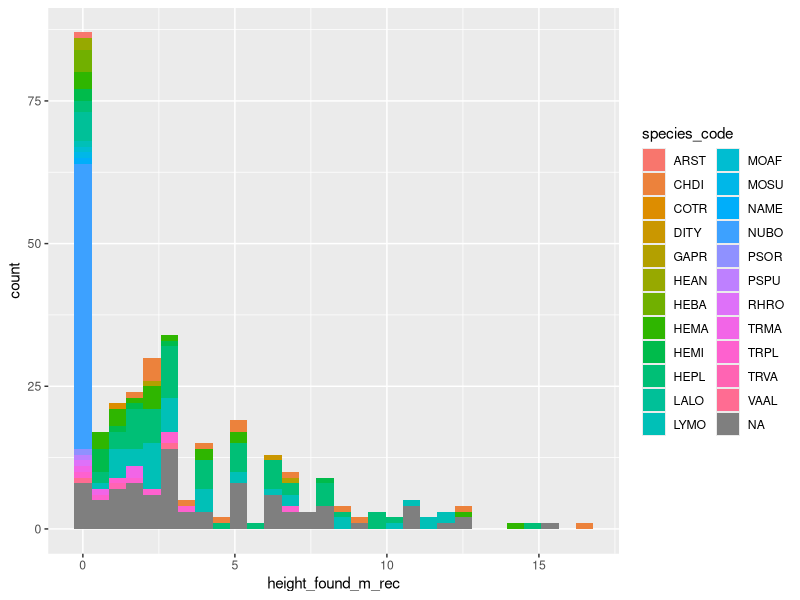
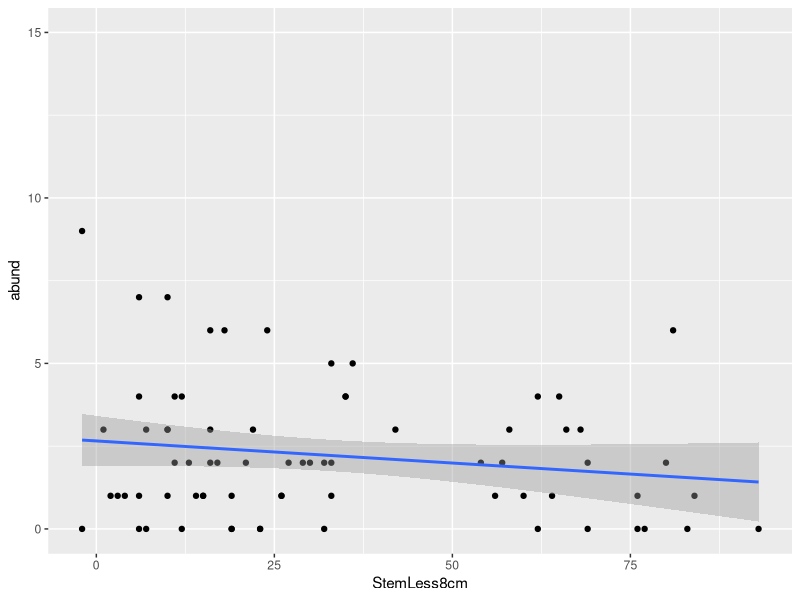
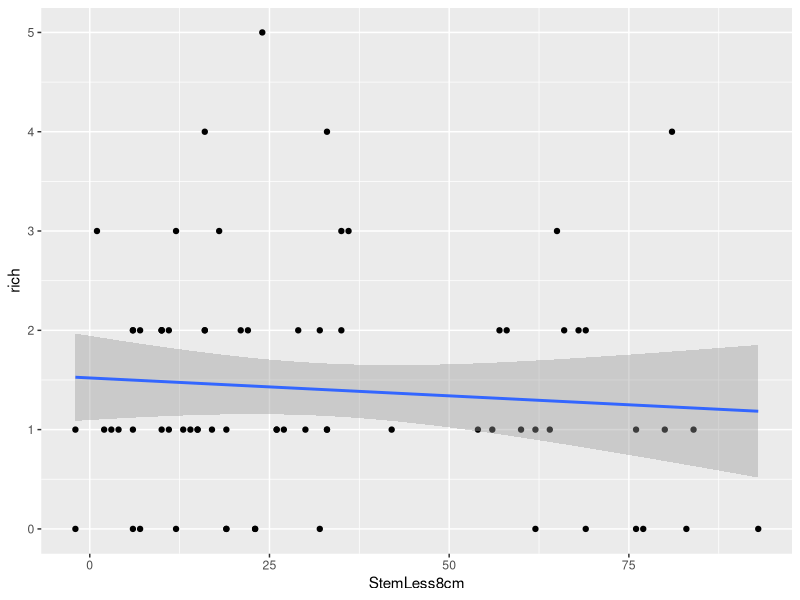
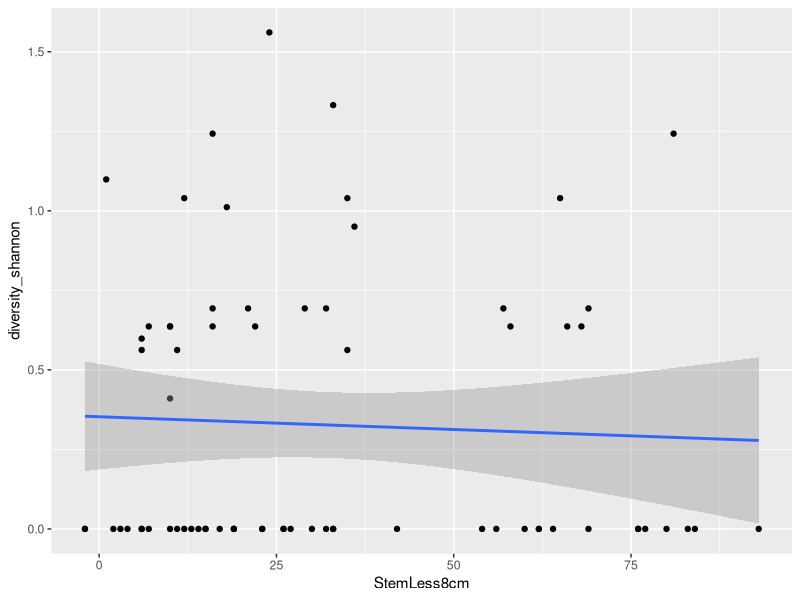

R code for these plots, in order: (Note: this script raises an error after producing the figures.)
library(ggplot2)
library(dplyr)
library(cowplot)

#data exploring
#THE DATA
herpdata <- read.csv("raw_data/herpdata.csv", header = TRUE)
metadata <- read.csv("clean_data/metadata.csv", header = TRUE)
sites <- read.csv("raw_data/sites.csv", header = TRUE)

#historgram of heights of all species colored by species
ggplot(herpdata, aes(height_found_m_rec, fill = species_code))+
  geom_histogram()


summary(herpdata$height_found_m)

ggplot(metadata, aes(StemLess8cm, abund))+
  geom_point()+
  geom_smooth(method = lm)

ggplot(metadata, aes(StemLess8cm, rich))+
  geom_point()+
  geom_smooth(method = lm)

ggplot(metadata, aes(StemLess8cm, diversity_shannon))+
  geom_point()+
  geom_smooth(method = lm)

#abund by coarse edge distance
ggplot(metadata, aes(edge_category_m, abund))+
  geom_bar()+
  geom_jitter()

#rich by coarse edge distance
ggplot(metadata, aes(edge_category_m, rich))+
  geom_point()+
  geom_jitter()

#shannon diversity by coarse edge distance
ggplot(metadata, aes(edge_category_m, diversity_shannon))+
  geom_point()+
  geom_jitter()

#abund by tree species
ggplot(metadata, aes(Tree_species, abund))+
  geom_point()+
  geom_jitter()

#platycephalus abundance by coarse edge dist
ggplot(metadata, aes(edge_category_m, HEPL))+
  geom_point()+
  geom_jitter()

#L. mombasicus abundance by coarse edge dist
ggplot(metadata, aes(edge_category_m, LYMO))+
  geom_point()+
  geom_jitter()

#C. dilepis abundance by coarse edge dist
ggplot(metadata, aes(edge_category_m, CHDI))+
  geom_point()+
  geom_jitter()


#selecting species by habitat type
HerpByHab <- merge(herpdata, sites, by = "Tree_ID", all = TRUE)
HerpByHabMat <- HerpByHab
HerpByEdge <- HerpByHab

#make an category column with edge, core and matrix, based on the edge category column
HerpByEdge$category <- case_when(
  HerpByEdge$edge_category_m > 50 ~ "Core",
  HerpByEdge$edge_category_m < 50 & HerpByEdge$edge_category_m > -1 ~ "Edge",
  HerpByEdge$edge_category_m < 0 ~ "Matrix",
  TRUE ~ as.character(HerpByEdge$category)
  )


#make habitat type 
HerpByHab <- HerpByHab %>%
  filter(edge_category_m != -10)%>%
  filter(species_code != "NA")%>%
  group_by(forest_type, species_code) %>%
  summarise(SpecAbun = n())


HerpByHabMat <- HerpByHabMat %>%
  filter(edge_category_m == -10)%>%
  filter(species_code != "NA")%>%
  group_by(forest_type, species_code) %>%
  summarise(SpecAbun = n())

HerpByEdge <- HerpByEdge %>%
  filter(species_code != "NA" & category != "NA")%>%
  group_by(category, species_code) %>%
  summarise(SpecAbun = n())

#PLOT SPECIES ABUNDANCES
#all ASF
ggplot(HerpByHab, aes(species_code,SpecAbun, width = .75))+
  geom_bar(position = "dodge",stat = "identity", 
           aes(fill = forest_type), colour = "#27223C")+
  coord_flip() +
  scale_fill_manual(values=c("#DBB165", "#D3DDDC", "#2E604A"))+
  labs(title = "Species by Habitat Type")+
  scale_x_discrete(
    limits=c("NAME","GAPR","TRVA","VAAL","ARST","COTR","DITY",
             "LALO","MOAF","MOSU","PSOR","HEBA","HEMI",
             "NUBO","TRMA","CHDI","HEMA","LYMO","HEPL"))
#all ASF by EDGE
ggplot(HerpByEdge, aes(species_code,SpecAbun, width = .75))+
  geom_bar(position = "dodge",stat = "identity", 
           aes(fill = category), colour = "#27223C")+
  coord_flip() +
  scale_fill_manual(values=c("#2E604A", "#DBB165", "#D3DDDC"))+
  labs(title = "Species by Edge, Core, Matrix")+
  scale_x_discrete(
    limits=c("NAME","GAPR","TRVA","VAAL","ARST","COTR","DITY",
             "LALO","MOAF","MOSU","PSOR","HEBA","HEMI",
             "NUBO","TRMA","CHDI","HEMA","LYMO","HEPL"))
#matrix
ggplot(HerpByHabMat, aes(species_code,SpecAbun, width = .75))+
  geom_bar(position = "dodge",stat = "identity", 
           aes(fill = forest_type), colour = "#27223C")+
  coord_flip() +
  scale_fill_manual(values=c("#DBB165", "#D3DDDC", "#2E604A"))+
  labs(title = "Species by Habitat Type Matrix")+
  scale_x_discrete(
    limits=c("NAME","GAPR","TRVA","VAAL","ARST","COTR","DITY",
             "LALO","MOAF","MOSU","PSOR","HEBA","HEMI",
             "NUBO","TRMA","CHDI","HEMA","LYMO","HEPL"))
  


plot_grid(HerpHabPlot1, HerpHabPlot2, labels = c("Forest", "Matrix"), ncol = 2, nrow = 1)

plot_grid(inv_abun_urb2, nat_abun_urb2, inv_rich_urb2, nat_rich_urb2, 
          labels = c("        Invasives", "         Natives"), ncol = 2, nrow = 2)

#merge Herp and Hab data to plot some plots
HerpHabMat <- merge(herpdata, sites, by = "Tree_ID", all = TRUE)

HerpHabBR <- HerpHabMat %>%
  filter(forest_type == "BR")

HerpHabM <- HerpHabMat %>%
  filter(forest_type == "M")

HerpHabCY <- HerpHabMat %>%
  filter(forest_type == "CY")


#Abundance by edge dist by species
ggplot(HerpHabMat, aes(edge_category_m, fill = binomial))+
  geom_histogram()+
  ggtitle("All ASF")

ggplot(HerpHabBR, aes(edge_category_m, fill = binomial))+
  geom_histogram()+
  ggtitle("Brachystegia Forest")

ggplot(HerpHabM, aes(edge_category_m, fill = binomial))+
  geom_histogram()+
  ggtitle("Mixed Forest")

ggplot(HerpHabCY, aes(edge_category_m, fill = binomial))+
  geom_histogram()+
  ggtitle("Cynometera Forest")





##### VERTICAL DISTRIBUTIONS GRAHPS

#vertical height distribution by edge category by forest type, same sampling effort

ggplot(data = filter(HerpHabMat, survey_type == "C" | survey_type == "G", extra_ground != "Y", category != "matrix")) + geom_density(mapping = aes(x= height_found_m), alpha = 1, linetype = 1) + facet_grid(forest_type~edge_category_m, scales = "free_x") +
  theme(axis.title.y = element_text(size = rel(1.5),face = "bold", margin = margin(t = 0, r = 20, b = 0, l = 0)),
        axis.title.x = element_text(size = rel(1.5),face = "bold", margin = margin(t = 20, r = 0, b = 0, l = 0)),
        axis.text.x = element_text(color = "black", face = "bold",  size = rel(1.3)),
        axis.text.y = element_text(color = "black", face = "bold",  size = rel(1.3)),
        strip.text.x = element_text(colour = "black", face = "italic"),
        panel.grid.major = element_blank(), panel.grid.minor = element_blank(),
        panel.background = element_rect(colour = "black", fill = "white"), strip.background = element_rect(colour = "black", fill = "white")) +  coord_flip(xlim = c(0,20))+  guides(fill = guide_legend(override.aes = list(alpha = 1))) + theme(axis.text.x=element_blank(), axis.line=element_blank(), axis.ticks=element_blank()) + labs(title = "Vertical distribution by edge category by forest type (G and C surveys, no matrix)", y = "Relative density", x = "Vertical height (m)")


#vertical height distribution by forest type, same sampling effort

ggplot(data = filter(HerpHabMat, survey_type == "C" | survey_type == "G", extra_ground != "Y", category != "matrix")) + geom_density(mapping = aes(x= height_found_m), alpha = 1, linetype = 1) + facet_grid(.~forest_type, scales = "free_x") +
  theme(axis.title.y = element_text(size = rel(1.5),face = "bold", margin = margin(t = 0, r = 20, b = 0, l = 0)),
        axis.title.x = element_text(size = rel(1.5),face = "bold", margin = margin(t = 20, r = 0, b = 0, l = 0)),
        axis.text.x = element_text(color = "black", face = "bold",  size = rel(1.3)),
        axis.text.y = element_text(color = "black", face = "bold",  size = rel(1.3)),
        strip.text.x = element_text(colour = "black", face = "italic"),
        panel.grid.major = element_blank(), panel.grid.minor = element_blank(),
        panel.background = element_rect(colour = "black", fill = "white"), strip.background = element_rect(colour = "black", fill = "white")) +  coord_flip(xlim = c(0,20))+  guides(fill = guide_legend(override.aes = list(alpha = 1))) + theme(axis.text.x=element_blank(), axis.line=element_blank(), axis.ticks=element_blank()) + labs(title = "Vertical distribution by forest type (G and C surveys, no matrix)", y = "Relative density", x = "Vertical height (m)")


#vertical height distribution by edge category, same sampling effort

ggplot(data = filter(HerpHabMat, survey_type == "C" | survey_type == "G", extra_ground != "Y", category != "matrix")) + geom_density(mapping = aes(x= height_found_m), alpha = 1, linetype = 1) + facet_grid(.~edge_category_m, scales = "free_x") +
  theme(axis.title.y = element_text(size = rel(1.5),face = "bold", margin = margin(t = 0, r = 20, b = 0, l = 0)),
        axis.title.x = element_text(size = rel(1.5),face = "bold", margin = margin(t = 20, r = 0, b = 0, l = 0)),
        axis.text.x = element_text(color = "black", face = "bold",  size = rel(1.3)),
        axis.text.y = element_text(color = "black", face = "bold",  size = rel(1.3)),
        strip.text.x = element_text(colour = "black", face = "italic"),
        panel.grid.major = element_blank(), panel.grid.minor = element_blank(),
        panel.background = element_rect(colour = "black", fill = "white"), strip.background = element_rect(colour = "black", fill = "white")) +  coord_flip(xlim = c(0,20))+  guides(fill = guide_legend(override.aes = list(alpha = 1))) + theme(axis.text.x=element_blank(), axis.line=element_blank(), axis.ticks=element_blank()) + labs(title = "Vertical distribution by edge category (G and C surveys, no matrix)", y = "Relative density", x = "Vertical height (m)")



#vertical height distribution by edge category by forest type, Climber surveys only

ggplot(data = filter(HerpHabMat, survey_type == "C")) + geom_density(mapping = aes(x= height_found_m), alpha = 1, linetype = 1) + facet_grid(forest_type~edge_category_m, scales = "free_x") +
  theme(axis.title.y = element_text(size = rel(1.5),face = "bold", margin = margin(t = 0, r = 20, b = 0, l = 0)),
        axis.title.x = element_text(size = rel(1.5),face = "bold", margin = margin(t = 20, r = 0, b = 0, l = 0)),
        axis.text.x = element_text(color = "black", face = "bold",  size = rel(1.3)),
        axis.text.y = element_text(color = "black", face = "bold",  size = rel(1.3)),
        strip.text.x = element_text(colour = "black", face = "italic"),
        panel.grid.major = element_blank(), panel.grid.minor = element_blank(),
        panel.background = element_rect(colour = "black", fill = "white"), strip.background = element_rect(colour = "black", fill = "white")) +  coord_flip(xlim = c(0,20))+  guides(fill = guide_legend(override.aes = list(alpha = 1))) + theme(axis.text.x=element_blank(), axis.line=element_blank(), axis.ticks=element_blank()) + labs(title = "Vertical distribution by edge category be forest type (C surveys only)", y = "Relative density", x = "Vertical height (m)")



# HEPL
ggplot(data = filter(HerpHabMat, species_code == "HEPL", survey_type == "C" | survey_type == "G", extra_ground != "Y", category != "matrix")) + geom_density(mapping = aes(x= height_found_m), alpha = 1, linetype = 1) + facet_grid(forest_type~edge_category_m, scales = "free_x") +
  theme(axis.title.y = element_text(size = rel(1.5),face = "bold", margin = margin(t = 0, r = 20, b = 0, l = 0)),
        axis.title.x = element_text(size = rel(1.5),face = "bold", margin = margin(t = 20, r = 0, b = 0, l = 0)),
        axis.text.x = element_text(color = "black", face = "bold",  size = rel(1.3)),
        axis.text.y = element_text(color = "black", face = "bold",  size = rel(1.3)),
        strip.text.x = element_text(colour = "black", face = "italic"),
        panel.grid.major = element_blank(), panel.grid.minor = element_blank(),
        panel.background = element_rect(colour = "black", fill = "white"), strip.background = element_rect(colour = "black", fill = "white")) +  coord_flip(xlim = c(0,20))+  guides(fill = guide_legend(override.aes = list(alpha = 1))) + theme(axis.text.x=element_blank(), axis.line=element_blank(), axis.ticks=element_blank()) + labs(title = "HEPL vertical distribution by edge category by forest type (G and C surveys, no matrix)", y = "Relative density", x = "Vertical height (m)")



# HEMA
ggplot(data = filter(HerpHabMat, species_code == "HEMA", survey_type == "C" | survey_type == "G", extra_ground != "Y", category != "matrix")) + geom_density(mapping = aes(x= height_found_m), alpha = 1, linetype = 1) + facet_grid(forest_type~edge_category_m, scales = "free_x") +
  theme(axis.title.y = element_text(size = rel(1.5),face = "bold", margin = margin(t = 0, r = 20, b = 0, l = 0)),
        axis.title.x = element_text(size = rel(1.5),face = "bold", margin = margin(t = 20, r = 0, b = 0, l = 0)),
        axis.text.x = element_text(color = "black", face = "bold",  size = rel(1.3)),
        axis.text.y = element_text(color = "black", face = "bold",  size = rel(1.3)),
        strip.text.x = element_text(colour = "black", face = "italic"),
        panel.grid.major = element_blank(), panel.grid.minor = element_blank(),
        panel.background = element_rect(colour = "black", fill = "white"), strip.background = element_rect(colour = "black", fill = "white")) +  coord_flip(xlim = c(0,20))+  guides(fill = guide_legend(override.aes = list(alpha = 1))) + theme(axis.text.x=element_blank(), axis.line=element_blank(), axis.ticks=element_blank()) + labs(title = "HEMA vertical distribution by edge category by forest type (G and C surveys, no matrix)", y = "Relative density", x = "Vertical height (m)")


# LYMO
ggplot(data = filter(HerpHabMat, species_code == "LYMO", survey_type == "C" | survey_type == "G", extra_ground != "Y", category != "matrix")) + geom_density(mapping = aes(x= height_found_m), alpha = 1, linetype = 1) + facet_grid(forest_type~edge_category_m, scales = "free_x") +
  theme(axis.title.y = element_text(size = rel(1.5),face = "bold", margin = margin(t = 0, r = 20, b = 0, l = 0)),
        axis.title.x = element_text(size = rel(1.5),face = "bold", margin = margin(t = 20, r = 0, b = 0, l = 0)),
        axis.text.x = element_text(color = "black", face = "bold",  size = rel(1.3)),
        axis.text.y = element_text(color = "black", face = "bold",  size = rel(1.3)),
        strip.text.x = element_text(colour = "black", face = "italic"),
        panel.grid.major = element_blank(), panel.grid.minor = element_blank(),
        panel.background = element_rect(colour = "black", fill = "white"), strip.background = element_rect(colour = "black", fill = "white")) +  coord_flip(xlim = c(0,20))+  guides(fill = guide_legend(override.aes = list(alpha = 1))) + theme(axis.text.x=element_blank(), axis.line=element_blank(), axis.ticks=element_blank()) + labs(title = "LYMO vertical distribution by edge category by forest type (G and C surveys, no matrix)", y = "Relative density", x = "Vertical height (m)")


# CHDI
ggplot(data = filter(HerpHabMat, species_code == "CHDI", survey_type == "C" | survey_type == "G", extra_ground != "Y", category != "matrix")) + geom_density(mapping = aes(x= height_found_m), alpha = 1, linetype = 1) + facet_grid(forest_type~edge_category_m, scales = "free_x") +
  theme(axis.title.y = element_text(size = rel(1.5),face = "bold", margin = margin(t = 0, r = 20, b = 0, l = 0)),
        axis.title.x = element_text(size = rel(1.5),face = "bold", margin = margin(t = 20, r = 0, b = 0, l = 0)),
        axis.text.x = element_text(color = "black", face = "bold",  size = rel(1.3)),
        axis.text.y = element_text(color = "black", face = "bold",  size = rel(1.3)),
        strip.text.x = element_text(colour = "black", face = "italic"),
        panel.grid.major = element_blank(), panel.grid.minor = element_blank(),
        panel.background = element_rect(colour = "black", fill = "white"), strip.background = element_rect(colour = "black", fill = "white")) +  coord_flip(xlim = c(0,20))+  guides(fill = guide_legend(override.aes = list(alpha = 1))) + theme(axis.text.x=element_blank(), axis.line=element_blank(), axis.ticks=element_blank()) + labs(title = "CHDI vertical distribution by edge category by forest type (G and C surveys, no matrix)", y = "Relative density", x = "Vertical height (m)")









